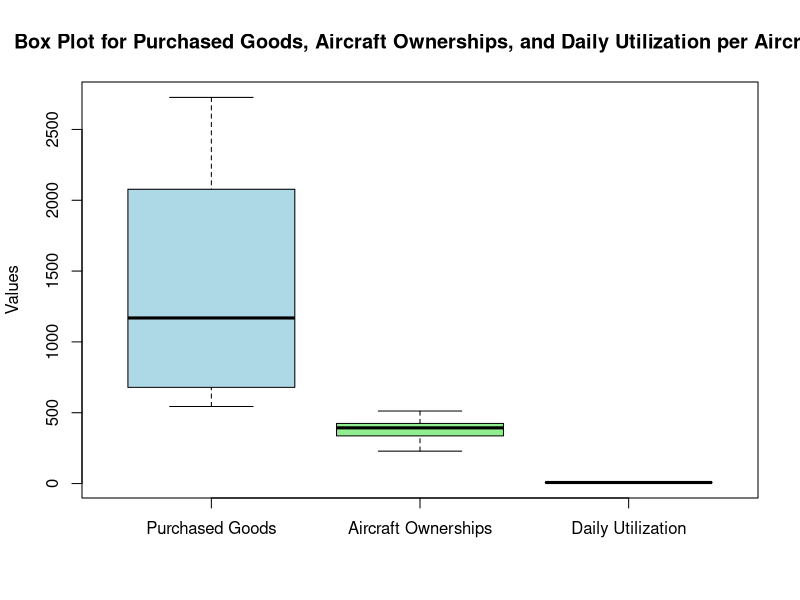

This figure's R source:
# Data for Purchased Goods, Aircraft Ownerships, and Daily Utilization per Aircraft

purchased_goods <- c(563, 693, 665, 572, 544, 769, 796, 652, 770, 981, 
                     1384, 1633, 1681, 2726, 1357, 1858, 2335, 2583, 
                     2410, 2297)

aircraft_ownership <- c(445, 411, 387, 396, 408, 444, 485, 512, 399, 358, 
                        315, 366, 391, 414, 435, 379, 229, 295, 280, 293)

block_hours <- c(9.28, 9.40, 9.59, 9.78, 9.95, 9.85, 9.22, 8.96, 9.00, 9.81, 
                 10.36, 10.57, 10.65, 9.96, 10.23, 10.46, 10.39, 10.01, 10.07, 9.65)

airborne_hours <- c(7.75, 7.88, 8.01, 8.17, 8.24, 8.10, 7.67, 7.51, 8.26, 8.21, 
                    8.75, 10.21, 10.69, 9.97, 10.26, 10.50, 10.42, 10.03, 10.11, 9.66)

departures <- c(4.83, 4.76, 4.81, 4.77, 4.71, 4.57, 4.21, 4.01, 3.78, 3.97, 
                4.04, 4.17, 4.21, 3.97, 4.11, 4.04, 3.82, 3.49, 3.44, 3.31)

# Calculate average daily utilization per aircraft
daily_utilization <- rowMeans(cbind(block_hours, airborne_hours, departures))

# Combine all the data into a dataframe
data <- data.frame(
  Purchased_Goods = purchased_goods,
  Aircraft_Ownership = aircraft_ownership,
  Daily_Utilization = daily_utilization
)

# Plot the box plots
boxplot(data, 
        main = "Box Plot for Purchased Goods, Aircraft Ownerships, and Daily Utilization per Aircraft",
        col = c("lightblue", "lightgreen", "red"),
        ylab = "Values",
        names = c("Purchased Goods", "Aircraft Ownerships", "Daily Utilization"))

